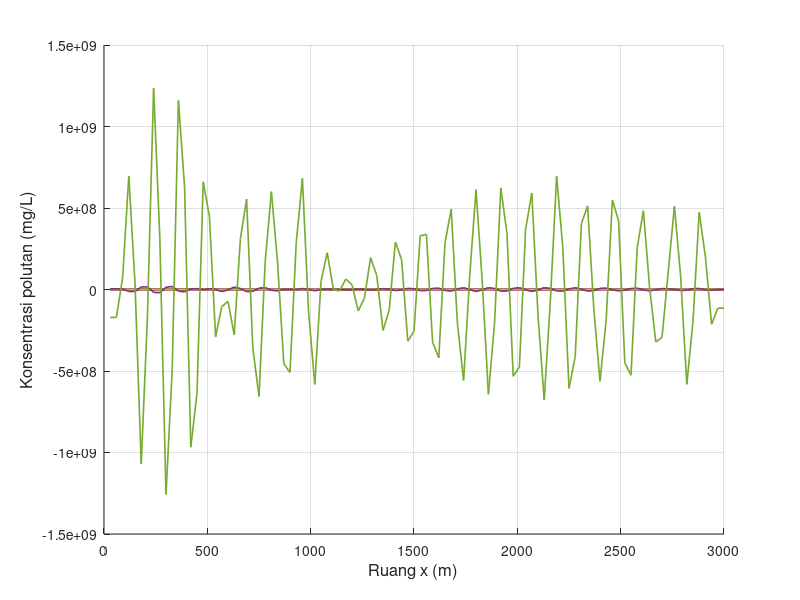

Reproduce this figure in MATLAB. (Note: this script raises an error after producing the figure.)
clear; clc; close all;

% Feby Syarief Al A`raaf
% 26050124130087
% Oseanografi C

% Simulasi adveksi 1 dimensi dengan metode FTCS
% Sumber polutan kontinu
% NIM ganjil, xyz = 087, sehingga z = 7 dan 0.zyx = 0.780

x_digit = 0;
y_digit = 8;
z_digit = 7;

u_xyz    = 0.780;
C_source = 10 * z_digit;

n_plot = [0, ...
          10 + z_digit, 20 + z_digit, 30 + z_digit, 40 + z_digit, ...
          50 + z_digit, 100 + z_digit, 200 + z_digit, 300 + z_digit, ...
          500 + z_digit, 800 + z_digit, 1000 + z_digit];

L = 3000;
T = 10800;

scenario(1).nama = 'Skenario 1';
scenario(1).dx   = 30;
scenario(1).dt   = 8;
scenario(1).u    = u_xyz;
scenario(1).m    = 30 + z_digit;

scenario(2).nama = 'Skenario 2';
scenario(2).dx   = 60;
scenario(2).dt   = 8;
scenario(2).u    = u_xyz;
scenario(2).m    = 60 + z_digit;

scenario(3).nama = 'Skenario 3';
scenario(3).dx   = 15;
scenario(3).dt   = 8;
scenario(3).u    = u_xyz;
scenario(3).m    = 15 + z_digit;

scenario(4).nama = 'Skenario 4';
scenario(4).dx   = 30;
scenario(4).dt   = 8;
scenario(4).u    = 0.5 * u_xyz;
scenario(4).m    = 30 + z_digit;

scenario(5).nama = 'Skenario 5';
scenario(5).dx   = 30;
scenario(5).dt   = 8;
scenario(5).u    = 2 * u_xyz;
scenario(5).m    = 30 + z_digit;

scenario(6).nama = 'Skenario 6';
scenario(6).dx   = 30;
scenario(6).dt   = 8;
scenario(6).u    = -u_xyz;
scenario(6).m    = 30 + z_digit;

scenario(7).nama = 'Skenario 7';
scenario(7).dx   = 30;
scenario(7).dt   = 2;
scenario(7).u    = u_xyz;
scenario(7).m    = 30 + z_digit;

scenario(8).nama = 'Skenario 8';
scenario(8).dx   = 30;
scenario(8).dt   = 16;
scenario(8).u    = u_xyz;
scenario(8).m    = 30 + z_digit;

folder_output = 'output_Kontinu_FTCS_Polutan_Terhadap_Ruang';
if ~exist(folder_output, 'dir')
    mkdir(folder_output);
end

for s = 1:numel(scenario)

    fprintf('\nMemproses %s\n', scenario(s).nama);

    dx       = scenario(s).dx;
    dt       = scenario(s).dt;
    u        = scenario(s).u;
    m_source = scenario(s).m;

    M_grid = round(L / dx);
    Mmax   = max(M_grid, m_source);
    Nmax   = round(T / dt);

    courant = u * dt / dx;

    fprintf('dx = %.3f m, dt = %.3f s, u = %.3f m/s, m = %d\n', dx, dt, u, m_source);
    fprintf('Mmax = %d, Nmax = %d, C = %.4f\n', Mmax, Nmax, courant);

    if any(n_plot > Nmax)
        n_tidak_valid = n_plot(n_plot > Nmax);
        fprintf('%s: n = %s melebihi Nmax = %d sehingga tidak digrafikkan.\n', ...
                scenario(s).nama, mat2str(n_tidak_valid), Nmax);
    end

    F0  = zeros(1, Mmax);
    F   = zeros(1, Mmax);

    x_space = (1:Mmax) * dx;
    snapshot = NaN(length(n_plot), Mmax);

    F0(:) = 0;

    idx0 = find(n_plot == 0, 1);
    if ~isempty(idx0)
        snapshot(idx0, :) = F0;
    end

    for J = 1:Nmax

        F0(1)     = F0(2);
        F0(Mmax)  = F0(Mmax-1);

        F0(m_source) = C_source;

        for i = 2:(Mmax-1)
            F(i) = F0(i) - (u * dt / (2 * dx)) * (F0(i+1) - F0(i-1));
        end

        F(1)    = F(2);
        F(Mmax) = F(Mmax-1);
        F(m_source) = C_source;

        idx_snap = find(n_plot == J, 1);
        if ~isempty(idx_snap)
            snapshot(idx_snap, :) = F;
        end

        F0 = F;
    end

    fig = figure('Visible', 'off', 'Position', [100 100 1400 600]);
    hold on;

    legend_text = {};

    for k = 1:length(n_plot)

        if all(isnan(snapshot(k, :)))
            continue;
        end

        plot(x_space, snapshot(k, :), 'LineWidth', 1.2);
        legend_text{end+1} = sprintf('n = %d', n_plot(k));
    end

    grid on;
    xlabel('Ruang x (m)', 'FontSize', 12);
    ylabel('Konsentrasi polutan (mg/L)', 'FontSize', 12);
    title(sprintf('%s - Konsentrasi polutan terhadap ruang', scenario(s).nama), ...
          'Feby Syarief-0087-Ose C','FontSize', 14, 'FontWeight', 'bold');
    xlim([x_space(1), x_space(end)]);

    y_max = max(snapshot(:), [], 'omitnan');
    if isempty(y_max) || isnan(y_max) || y_max <= 0
        ylim([0 1]);
    else
        ylim([0, max(C_source * 1.2, y_max * 1.1)]);
    end

    set(gca, 'FontSize', 11);

    legend(legend_text, ...
           'Location', 'northwest', ...
           'FontSize', 8, ...
           'NumColumns', 2, ...
           'Box', 'on');

    hold off;

    nama_file = sprintf('ftcs_kontinu_ruang_skenario_%d.png', s);
    saveas(fig, fullfile(folder_output, nama_file));
    close(fig);

    fprintf('%s selesai diproses.\n', scenario(s).nama);
end

fprintf('\nSemua skenario telah selesai diproses.\n');clear; clc; close all;

% Feby Syarief Al A`raaf
% 26050124130087
% Oseanografi C

% Simulasi adveksi 1 dimensi dengan metode FTCS
% Sumber polutan kontinu
% NIM ganjil, xyz = 087, sehingga z = 7 dan 0.zyx = 0.780

x_digit = 0;
y_digit = 8;
z_digit = 7;

u_xyz    = 0.780;
C_source = 10 * z_digit;

n_plot = [0, ...
          10 + z_digit, 20 + z_digit, 30 + z_digit, 40 + z_digit, ...
          50 + z_digit, 100 + z_digit, 200 + z_digit, 300 + z_digit, ...
          500 + z_digit, 800 + z_digit, 1000 + z_digit];

L = 3000;
T = 10800;

scenario(1).nama = 'Skenario 1';
scenario(1).dx   = 30;
scenario(1).dt   = 8;
scenario(1).u    = u_xyz;
scenario(1).m    = 30 + z_digit;

scenario(2).nama = 'Skenario 2';
scenario(2).dx   = 60;
scenario(2).dt   = 8;
scenario(2).u    = u_xyz;
scenario(2).m    = 60 + z_digit;

scenario(3).nama = 'Skenario 3';
scenario(3).dx   = 15;
scenario(3).dt   = 8;
scenario(3).u    = u_xyz;
scenario(3).m    = 15 + z_digit;

scenario(4).nama = 'Skenario 4';
scenario(4).dx   = 30;
scenario(4).dt   = 8;
scenario(4).u    = 0.5 * u_xyz;
scenario(4).m    = 30 + z_digit;

scenario(5).nama = 'Skenario 5';
scenario(5).dx   = 30;
scenario(5).dt   = 8;
scenario(5).u    = 2 * u_xyz;
scenario(5).m    = 30 + z_digit;

scenario(6).nama = 'Skenario 6';
scenario(6).dx   = 30;
scenario(6).dt   = 8;
scenario(6).u    = -u_xyz;
scenario(6).m    = 30 + z_digit;

scenario(7).nama = 'Skenario 7';
scenario(7).dx   = 30;
scenario(7).dt   = 2;
scenario(7).u    = u_xyz;
scenario(7).m    = 30 + z_digit;

scenario(8).nama = 'Skenario 8';
scenario(8).dx   = 30;
scenario(8).dt   = 16;
scenario(8).u    = u_xyz;
scenario(8).m    = 30 + z_digit;

folder_output = 'output_Kontinu_FTCS_Polutan_Terhadap_Ruang';
if ~exist(folder_output, 'dir')
    mkdir(folder_output);
end

for s = 1:numel(scenario)

    fprintf('\nMemproses %s\n', scenario(s).nama);

    dx       = scenario(s).dx;
    dt       = scenario(s).dt;
    u        = scenario(s).u;
    m_source = scenario(s).m;

    M_grid = round(L / dx);
    Mmax   = max(M_grid, m_source);
    Nmax   = round(T / dt);

    courant = u * dt / dx;

    fprintf('dx = %.3f m, dt = %.3f s, u = %.3f m/s, m = %d\n', dx, dt, u, m_source);
    fprintf('Mmax = %d, Nmax = %d, C = %.4f\n', Mmax, Nmax, courant);

    if any(n_plot > Nmax)
        n_tidak_valid = n_plot(n_plot > Nmax);
        fprintf('%s: n = %s melebihi Nmax = %d sehingga tidak digrafikkan.\n', ...
                scenario(s).nama, mat2str(n_tidak_valid), Nmax);
    end

    F0  = zeros(1, Mmax);
    F   = zeros(1, Mmax);

    x_space = (1:Mmax) * dx;
    snapshot = NaN(length(n_plot), Mmax);

    F0(:) = 0;

    idx0 = find(n_plot == 0, 1);
    if ~isempty(idx0)
        snapshot(idx0, :) = F0;
    end

    for J = 1:Nmax

        F0(1)     = F0(2);
        F0(Mmax)  = F0(Mmax-1);

        F0(m_source) = C_source;

        for i = 2:(Mmax-1)
            F(i) = F0(i) - (u * dt / (2 * dx)) * (F0(i+1) - F0(i-1));
        end

        F(1)    = F(2);
        F(Mmax) = F(Mmax-1);
        F(m_source) = C_source;

        idx_snap = find(n_plot == J, 1);
        if ~isempty(idx_snap)
            snapshot(idx_snap, :) = F;
        end

        F0 = F;
    end

    fig = figure('Visible', 'off', 'Position', [100 100 1400 600]);
    hold on;

    legend_text = {};

    for k = 1:length(n_plot)

        if all(isnan(snapshot(k, :)))
            continue;
        end

        plot(x_space, snapshot(k, :), 'LineWidth', 1.2);
        legend_text{end+1} = sprintf('n = %d', n_plot(k));
    end

    grid on;
    xlabel('Ruang x (m)', 'FontSize', 12);
    ylabel('Konsentrasi polutan (mg/L)', 'FontSize', 12);
    title(sprintf('%s - Konsentrasi polutan terhadap ruang', scenario(s).nama), ...
          'Feby Syarief-0087-Ose C','FontSize', 14, 'FontWeight', 'bold');
    xlim([x_space(1), x_space(end)]);

    y_max = max(snapshot(:), [], 'omitnan');
    if isempty(y_max) || isnan(y_max) || y_max <= 0
        ylim([0 1]);
    else
        ylim([0, max(C_source * 1.2, y_max * 1.1)]);
    end

    set(gca, 'FontSize', 11);

    legend(legend_text, ...
           'Location', 'northwest', ...
           'FontSize', 8, ...
           'NumColumns', 2, ...
           'Box', 'on');

    hold off;

    nama_file = sprintf('ftcs_kontinu_ruang_skenario_%d.png', s);
    saveas(fig, fullfile(folder_output, nama_file));
    close(fig);

    fprintf('%s selesai diproses.\n', scenario(s).nama);
end

fprintf('\nSemua skenario telah selesai diproses.\n');
